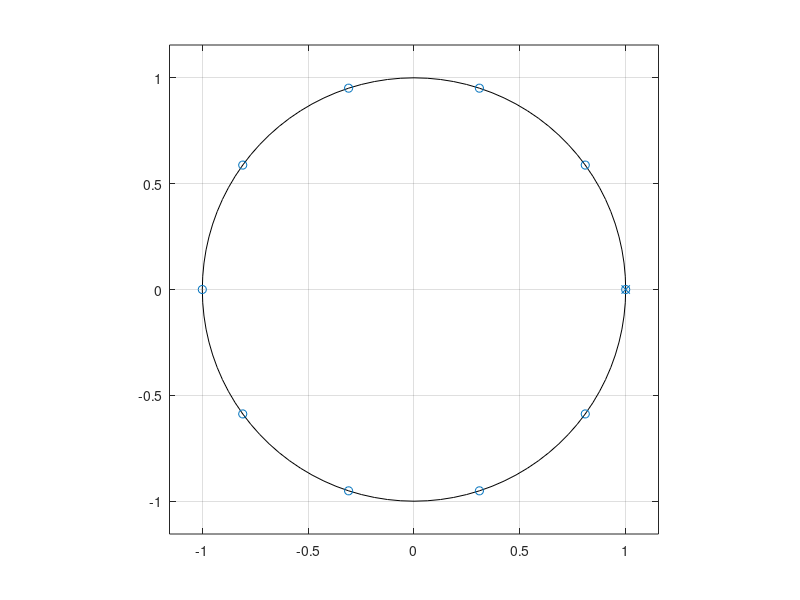
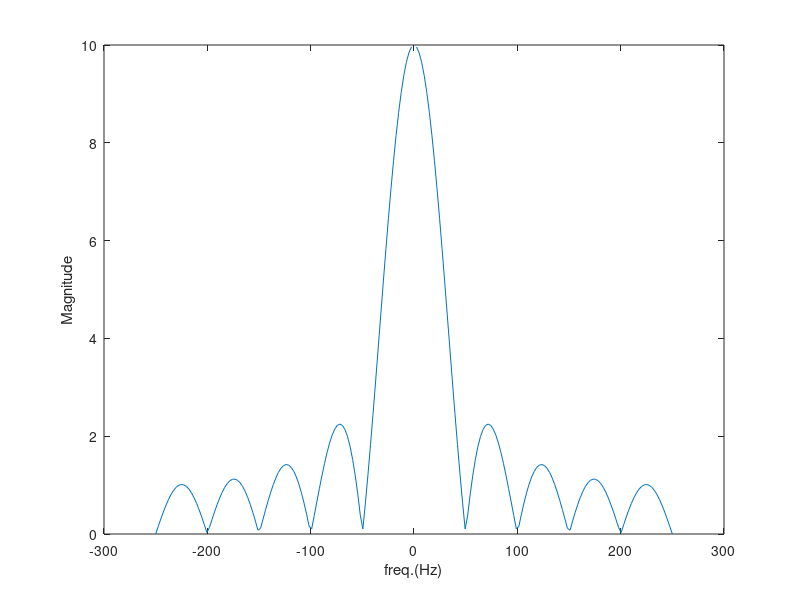

Recreate these plots in MATLAB, in order.
clear;clc;close all
fs=500;
fundamental=50;
M=(fs/fundamental)
k=1:M;
w=2*pi*k/(M);
z=exp(i*w');
p=1;
b=poly(z);
a=poly(p);
freq_rad=-pi:pi/101:pi;
figure(1);zplane(z,p);
figure(2);
H=freqz(b,a,freq_rad);
freq_Hz=(freq_rad*fs)/(2*pi);
plot(freq_Hz,abs(H));
xlabel('freq.(Hz)');
ylabel('Magnitude');
